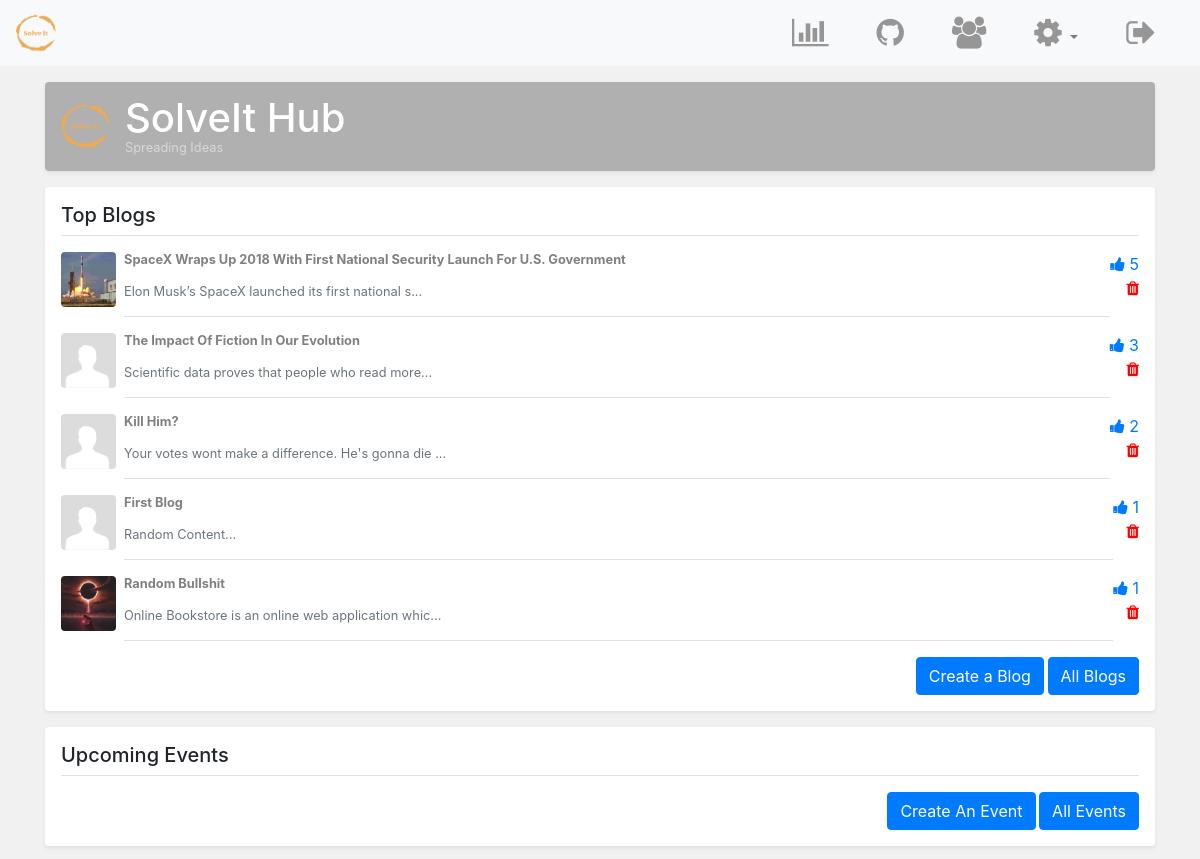
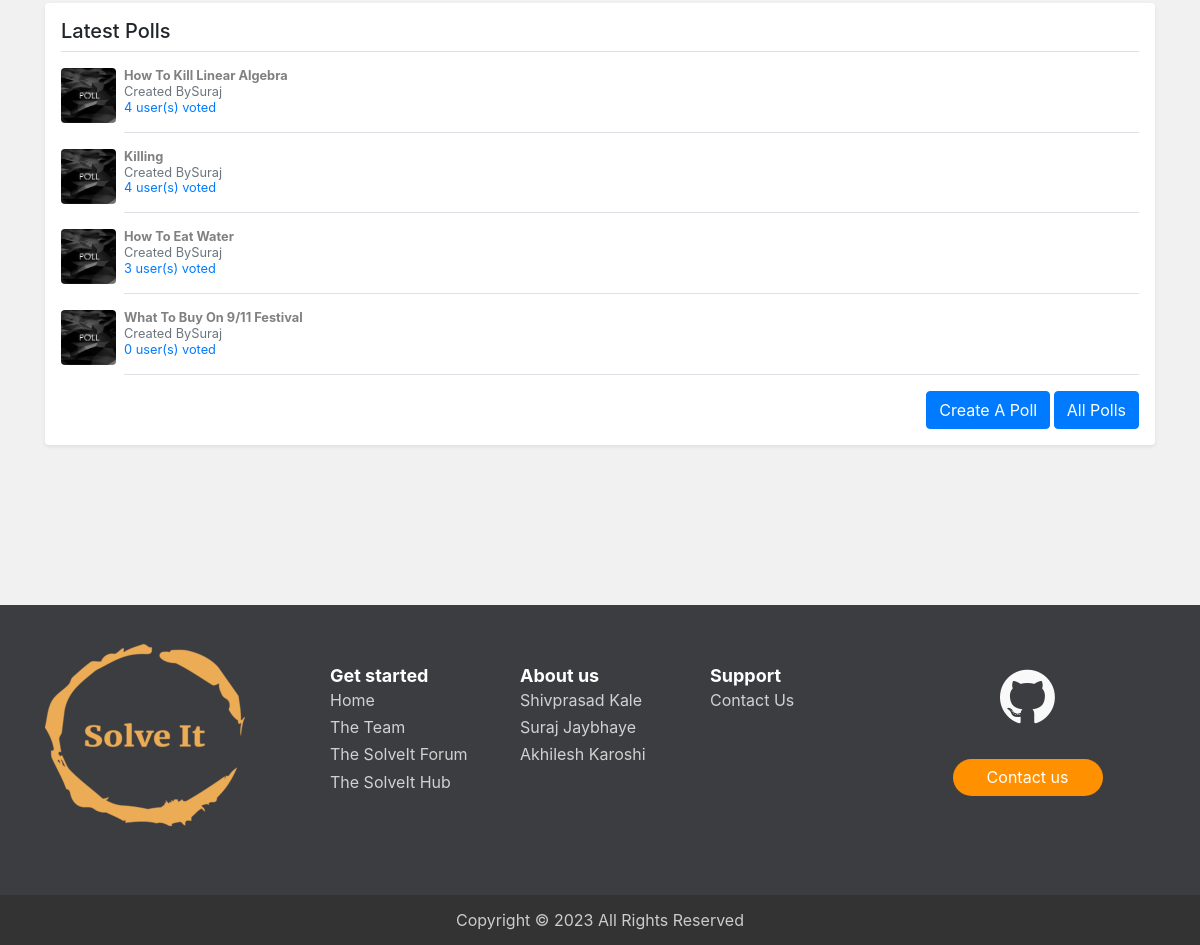
The app's page /hub.php (signed in) with its own data (2 pictures, top to bottom).
### tables this page shows
CREATE TABLE `blogs` (
  `blog_id` int(11) NOT NULL,
  `blog_title` varchar(100) NOT NULL,
  `blog_img` varchar(1000) NOT NULL DEFAULT 'default.png',
  `blog_by` int(11) NOT NULL,
  `blog_date` date NOT NULL,
  `blog_votes` int(11) NOT NULL DEFAULT '0',
  `blog_content` longtext NOT NULL
);

CREATE TABLE `polls` (
  `id` int(11) NOT NULL,
  `subject` varchar(255) NOT NULL,
  `created` datetime NOT NULL,
  `modified` datetime NOT NULL,
  `status` enum('1','0') NOT NULL DEFAULT '1',
  `created_by` int(11) NOT NULL,
  `poll_desc` varchar(5000) NOT NULL,
  `locked` int(1) NOT NULL DEFAULT '0'
);

CREATE TABLE `users` (
  `idUsers` int(11) NOT NULL,
  `userLevel` int(11) NOT NULL DEFAULT '0',
  `f_name` varchar(50) NOT NULL,
  `l_name` varchar(50) NOT NULL,
  `uidUsers` tinytext NOT NULL,
  `emailUsers` tinytext NOT NULL,
  `pwdUsers` longtext NOT NULL,
  `gender` char(1) NOT NULL,
  `headline` varchar(500) DEFAULT NULL,
  `bio` varchar(4000) DEFAULT NULL,
  `userImg` varchar(500) DEFAULT 'default.png'
);

### hub.php (the view, shortened to what this page needs)
<?php
    require 'includes/dbh.inc.php';
    include 'includes/HTML-head.php';
    include 'includes/navbar.php';
?>
            <link rel="stylesheet" type="text/css" href="css/list-page.css">
    </head>
    <body style="background: #f1f1f1">
        <main role="main" class="container">
      <div class="d-flex align-items-center p-3 my-3 text-white-50 bg-purple rounded shadow-sm">
          <img class="mr-3" src="img/100.png" alt="" width="48" height="48">
        <div class="lh-100">
          <h1 class="mb-0 text-white lh-100">SolveIt Hub</h1>
          <small>Spreading Ideas</small>
        </div>
      </div>
      <div class="my-3 p-3 bg-white rounded shadow-sm">
        <h5 class="border-bottom border-gray pb-2 mb-0">Top Blogs</h5>
        <?php
            $sql = "select blog_id, blog_img, blog_date, blog_votes, blog_title, blog_content, uidUsers
                    from blogs, users
                    where blogs.blog_by = users.idUsers
                    order by blog_votes desc
                    LIMIT 5 ";
            $stmt = mysqli_stmt_init($conn);
            if (!mysqli_stmt_prepare($stmt, $sql))
            {
                die('SQL error');
            }
            else
            {
                mysqli_stmt_execute($stmt);
                $result = mysqli_stmt_get_result($stmt);
                while ($row = mysqli_fetch_assoc($result))
                {
                    echo '<a href="blog-page.php?id='.$row['blog_id'].'">
                        <div class="media text-muted pt-3">
                            <img src="uploads/'.$row['blog_img'].'" alt="" class="mr-2 rounded div-img ">
                            <p class="media-body pb-3 mb-0 small lh-125 border-bottom border-gray ">
                              <strong class="d-block text-gray-dark">'.ucwords($row['blog_title']).'</strong></a>
                                  <br>'.substr($row['blog_content'],0,50).'...
                            </p>
                            <span class="text-right text-primary"><i class="fa fa-thumbs-up" aria-hidden="true"></i>
                                '.$row['blog_votes'].'<br>';
                    if ($_SESSION['userLevel'] == 1 || $_SESSION['userLevel'] == $row['blog_id'])
                    {
                        echo '<a href="includes/delete-blog.php?id='.$row['blog_id'].'&page=forum" >
                                <i class="fa fa-trash" aria-hidden="true" style="color: red;"></i>
                              </a>
                            </span>';
                    }
                    else
                    {
                        echo '</span>';
                    }
                    echo '</div>';
                }
           }
        ?>
            <small class="d-block text-right mt-3">
                <a href="create-blog.php" class="btn btn-primary">Create a Blog</a>
                <a href="blogs.php" class="btn btn-primary">All Blogs</a>
            </small>
      <div class="my-3 p-3 bg-white rounded shadow-sm">
        <h5 class="border-bottom border-gray pb-2 mb-0">Upcoming Events</h5>
        <small class="d-block text-right mt-3">
            <a href="create-event.php" class="btn btn-primary">Create An Event</a>
            <a href="events.php" class="btn btn-primary">All Events</a>
        </small>
      </div>
      <div class="my-3 p-3 bg-white rounded shadow-sm">
        <h5 class="border-bottom border-gray pb-2 mb-0">Latest Polls</h5>
        <?php
            $sql = "select p.id, p.subject, p.created_by, p.locked, uidUsers, (
                        select count(*)
                        from poll_votes pv
                        where pv.poll_id = p.id
                        ) as voters
                    from polls p, users u
                    where p.created_by = u.idUsers
                    order by voters desc, created asc
                    LIMIT 5";
            $stmt = mysqli_stmt_init($conn);
            if (!mysqli_stmt_prepare($stmt, $sql))
            {
                die('SQL error');
            }
            else
            {
                mysqli_stmt_execute($stmt);
                $result = mysqli_stmt_get_result($stmt);
                while ($row = mysqli_fetch_assoc($result))
                {
                    echo '<a href="poll.php?poll='.$row['id'].'">
                        <div class="media text-muted pt-3">
                            <img src="img/poll-cover1.png" alt="" class="mr-2 rounded div-img">
                            <p class="media-body pb-3 mb-0 small lh-125 border-bottom border-gray">
                              <strong class="d-block text-gray-dark">'.ucwords($row['subject']).'</strong></a>
                              <span class="text-muted">Created By'.ucwords($row['uidUsers']).'</span><br>
                                  <span class="text-primary">'.$row['voters'].' user(s) voted</span>
                            </p>
                            </div>';
                }
           }
        ?>
        <small class="d-block text-right mt-3">
            <a href="create-poll.php" class="btn btn-primary">Create A Poll</a>
            <a href="polls.php" class="btn btn-primary">All Polls</a>
        </small>
    </main>
      <?php include 'includes/footer.php'; ?>
<?php include 'includes/HTML-footer.php'; ?>

### includes/HTML-head.php (shortened to what this page needs)
<!DOCTYPE html>
<html>
    <head>
        <link href="css/bootstrap.min.css" rel="stylesheet">
        <link href="font-awesome/css/font-awesome.min.css" rel="stylesheet">
        <link href="css/footer.css" rel="stylesheet">
        <link href="css/styles.css" rel="stylesheet">

### includes/navbar.php (shortened to what this page needs)
<nav class="navbar sticky-top navbar-expand-md navbar-light bg-light">
    <a class="navbar-brand" href="index.php">
        <img src="img/100.png" width="40" height="40">
    </a>
    <div class="collapse navbar-collapse justify-content-right" id="navbarSupportedContent">
      <ul class="navbar-nav ml-auto mr-1">
        <li class="nav-item px-3">
            <a class="nav-link" href="index.php">
                <i class="fa fa-bar-chart fa-2x" aria-hidden="true"></i>
            </a>
        </li>
        <li class="nav-item px-3">
            <a class="nav-link" href="https://github.com/SurajJaybhaye?tab=repositories">
                <i class="fa fa-github fa-2x" aria-hidden="true"></i>
            </a>
        </li>
        <li class="nav-item px-3">
            <a class="nav-link" href="users-view.php">
                <i class="fa fa-users fa-2x" aria-hidden="true"></i>
            </a>
        </li>
        <li class="nav-item dropdown px-3">
          <a class="nav-link dropdown-toggle" href="#" id="navbarDropdown" role="button" data-toggle="dropdown" aria-haspopup="true" aria-expanded="false">
            <i class="fa fa-cog fa-2x" aria-hidden="true"></i>
          </a>
        </li>
        <li class="nav-item px-3">
          <a class="nav-link" href="includes/logout.inc.php">
              <i class="fa fa-sign-out fa-2x" aria-hidden="true"></i>
          </a>
        </li>
      </ul>
    </div>
</nav>

### includes/footer.php
<br><br><br><br>
<footer id="myFooter" class="mt-5">
        <div class="container">
            <div class="row">
                <div class="col-sm-3">
                    <h2 class="logo"><a href="index.php"><img src='img/100.png'></a></h2>
                </div>
                <div class="col-sm-2">
                    <h5>Get started</h5>
                    <ul>
                        <li><a href="index.php">Home</a></li>
                        <li><a href="team.php">The Team</a></li>
                        <li><a href="forum.php">The SolveIt Forum</a></li>
                        <li><a href="hub.php">The SolveIt Hub</a></li>
                    </ul>
                </div>
                <div class="col-sm-2">
                    <h5>About us</h5>
                    <ul>
                        <li><a href="creators/shivprasad.php">Shivprasad Kale</a></li>
                        <li><a href="creators/Suraj_Jaybhaye.php">Suraj Jaybhaye</a></li>
                        <li><a href="creators/akhilesh.php">Akhilesh Karoshi</a></li>
                    </ul>
                </div>
                <div class="col-sm-2">
                    <h5>Support</h5>
                    <ul>
                        <li><a href="contact.php">Contact Us</a></li>
                    </ul>
                </div>
                <div class="col-sm-3">
                    <div class="social-networks">
                        <a href="https://github.com/SurajJaybhaye?tab=repositories"
                           class="twitter"><i class="fa fa-github fa-2x"></i></a>
                    </div>
                    <a class="btn btn-default" href="contact.php">Contact us</a>
                </div>
            </div>
        </div>
        <div class="footer-copyright">
            <p>Copyright &copy; <script>document.write(new Date().getFullYear());</script> All Rights Reserved </p>
        </div>
    </footer>

### includes/HTML-footer.php (shortened to what this page needs)
    </body>
</html>

### css/footer.css (style rules this page uses)
#myFooter { background-color: #3c3d41; color: white; padding-top: 30px; }
#myFooter .footer-copyright { background-color: #333333; padding-top: 3px; padding-bottom: 3px; text-align: center; }
#myFooter .row { margin-bottom: 60px; }
#myFooter .footer-copyright p { margin: 10px; color: #ccc; }
#myFooter ul { list-style-type: none; padding-left: 0; line-height: 1.7; }
#myFooter h5 { font-size: 18px; color: white; font-weight: bold; margin-top: 30px; }
#myFooter h2 a { font-size: 50px; text-align: center; color: #fff; }
#myFooter a { color: #d2d1d1; text-decoration: none; }
#myFooter .social-networks { text-align: center; padding-top: 30px; padding-bottom: 16px; }
#myFooter .social-networks a { font-size: 32px; color: #f9f9f9; padding: 10px; transition: 0.2s; }
#myFooter .btn { color: white; background-color: #ff9000; border-radius: 20px; border: none; width: 150px; display: block; margin: 0 auto; margin-top: 10px; line-height: 25px; }
#myFooter { flex: 0 0 auto; -webkit-flex: 0 0 auto; }

### css/styles.css (style rules this page uses)
html, body { height: 100%; }
img { max-width: 100%; }
a { text-decoration: none }
h1 { color: #ff9000; }
* { word-wrap: break-word; overflow-wrap: break-word; }
h1, h2, h3, h4, h5, h6, p, a, ul, span, li, img, inpot, button { margin: 0; padding: 0; }
.navbar .fa { color: #969696; }

### css/list-page.css (style rules this page uses)
html, body { overflow-x: hidden; }
.text-white-50 { color: rgba(255, 255, 255, .5); }
.bg-purple { background-color: #B0B0B0; }
.lh-100 { line-height: 1; }
.lh-125 { line-height: 1.25; }
.div-img { width: 55px; height: 55px; object-fit: cover; transition: transform .2s; }
a { color: gray; }

### records on screen
blogs: blog_img (picture), blog_title "SpaceX Wraps Up 2018 With First National Security Launch For U.S. Government", blog_content "Elon Musk’s SpaceX launched its first national s", blog_votes "5"
blogs: blog_img (placeholder picture), blog_title "The Impact Of Fiction In Our Evolution", blog_content "Scientific data proves that people who read more", blog_votes "3"
blogs: blog_img (placeholder picture), blog_title "Kill Him?", blog_content "Your votes wont make a difference. He's gonna die", blog_votes "2"
blogs: blog_img (placeholder picture), blog_title "First Blog", blog_content "Random Content", blog_votes "1"
blogs: blog_img (picture), blog_title "Random Bullshit", blog_content "Online Bookstore is an online web application whic", blog_votes "1"
polls: subject "How To Kill Linear Algebra", created_by.uidUsers "Suraj", voters "4"
polls: subject "Killing", created_by.uidUsers "Suraj", voters "4"
polls: subject "How To Eat Water", created_by.uidUsers "Suraj", voters "3"
polls: subject "What To Buy On 9/11 Festival", created_by.uidUsers "Suraj", voters "0"
